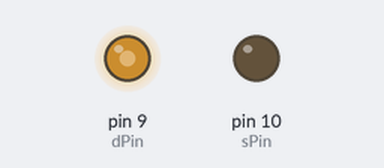
A sketch run on a simulated Arduino Uno, built with avr-gcc and run on an emulated ATmega328P. Parts: output pins drawn as LEDs (lit = HIGH).

Above: at 0.05 s.
At 19.95 s:
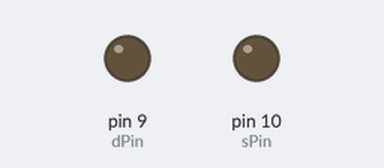
Timing chart, 0 to 26.0 s (numbered marks = the images above):
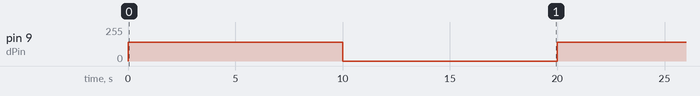

Measured:
- by itself, pin 9 (dPin): alternates 140/255 for 10.0 s and 0/255 for 10.0 s

The sketch:

sketch.ino
```cpp
const int dPin = 9;
const int sPin = 10;

int sVal = 0;
int fVal = 140;

void setup()
{
  pinMode(dPin, OUTPUT);
  pinMode(sPin, OUTPUT);
  analogWrite(dPin, sVal);
}

void loop()
{
  actuatorReverse();
}

void actuatorReverse()
{
  digitalWrite(sPin, LOW);
  analogWrite(dPin, fVal);
  delay(10000);
  analogWrite(dPin, sVal);
  delay(10000);
}
```
